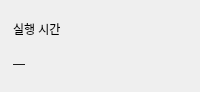
       <widget class="QFrame" name="metric_duration">
        <property name="role" stdset="0">
         <string>metric</string>
        </property>
        <property name="frameShape">
         <enum>QFrame::NoFrame</enum>
        </property>
        <property name="minimumSize">
         <size>
          <width>0</width>
          <height>76</height>
         </size>
        </property>
        <property name="maximumSize">
         <size>
          <width>16777215</width>
          <height>92</height>
         </size>
        </property>
        <layout class="QVBoxLayout" name="metric_duration_layout">
         <property name="leftMargin">
          <number>13</number>
         </property>
         <property name="topMargin">
          <number>13</number>
         </property>
         <property name="rightMargin">
          <number>13</number>
         </property>
         <property name="bottomMargin">
          <number>13</number>
         </property>
         <property name="spacing">
          <number>5</number>
         </property>
         <item>
          <widget class="QLabel" name="lb_duration_caption">
           <property name="role" stdset="0">
            <string>metric_label</string>
           </property>
           <property name="text">
            <string>실행 시간</string>
           </property>
          </widget>
         </item>
         <item>
          <layout class="QHBoxLayout" name="duration_values">
           <property name="leftMargin">
            <number>0</number>
           </property>
           <property name="topMargin">
            <number>0</number>
           </property>
           <property name="rightMargin">
            <number>0</number>
           </property>
           <property name="bottomMargin">
            <number>0</number>
           </property>
           <property name="spacing">
            <number>4</number>
           </property>
           <item>
            <widget class="QLabel" name="lb_time_placeholder">
             <property name="role" stdset="0">
              <string>metric_value</string>
             </property>
             <property name="text">
              <string>—</string>
             </property>
            </widget>
           </item>
           <item>
            <widget class="QLabel" name="lb_time">
             <property name="role" stdset="0">
              <string>metric_value</string>
             </property>
             <property name="text">
              <string />
             </property>
            </widget>
           </item>
           <item>
            <widget class="QLabel" name="lb_sec">
             <property name="role" stdset="0">
              <string>muted</string>
             </property>
             <property name="text">
              <string />
             </property>
            </widget>
           </item>
           <item>
            <spacer name="duration_spacer">
             <property name="orientation">
              <enum>Qt::Horizontal</enum>
             </property>
             <property name="sizeType">
              <enum>QSizePolicy::Expanding</enum>
             </property>
             <property name="sizeHint" stdset="0">
              <size>
               <width>10</width>
               <height>0</height>
              </size>
             </property>
            </spacer>
           </item>
          </layout>
         </item>
        </layout>
       </widget>
